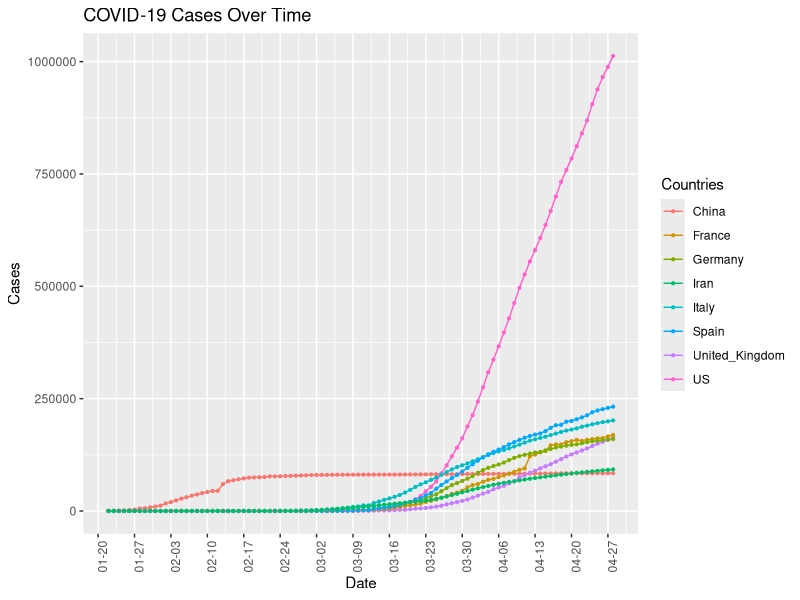
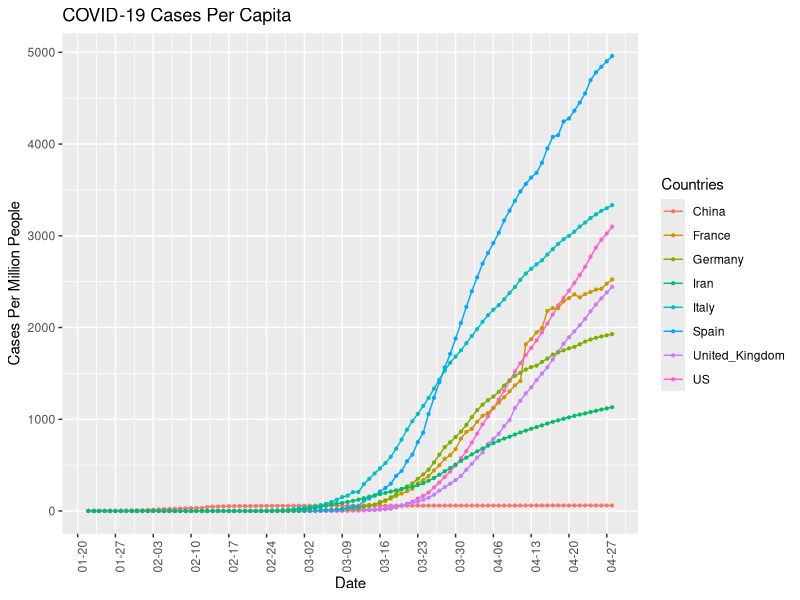
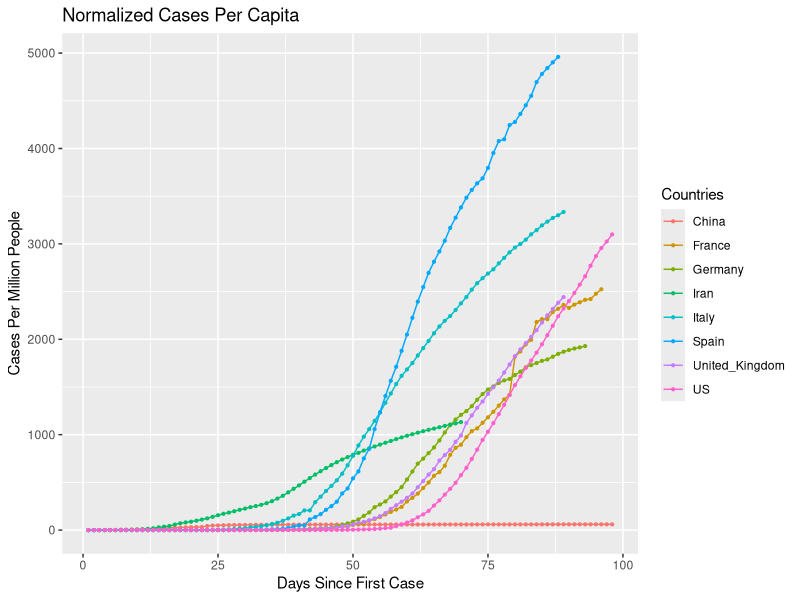

Write the R code that produced these figures, in order.
# read data into script
# key-countries-pivoted dataset
KeyCountriesData <- read.csv("key-countries-pivoted.csv", stringsAsFactors = F)
#required libraries
library(ggplot2)
library(tidyr)
library(scales)
library(dplyr)

#convert key countries data frme to long form
longformcases <- with(KeyCountriesData,
                data.frame(value = c(China, US, United_Kingdom, Italy, France, Germany, Spain, Iran),
                           variable = factor(rep(c("China", "US", "United_Kingdom", "Italy", "France", "Germany", "Spain", "Iran"),
                                                 each = NROW(KeyCountriesData))),
                           Date = Date))
# format date as date for plotting
longformcases$Date <-as.Date(longformcases$Date)
# plot total cases
pdf("Total_Cases.pdf")
Total_Cases <- ggplot(longformcases, aes(Date, value, colour = variable, group=variable))+
  geom_line()+
  geom_point(size=0.75)+
  labs(x= "Date", title= "COVID-19 Cases Over Time", y="Cases", colour= "Countries")+
  theme (axis.text.x= element_text(angle=90))+
  scale_x_date(date_breaks = "weeks", date_labels = "%m-%d")
print(Total_Cases)
dev.off()


# make data frame of national cases per capita
# data frame of national populations in millions
CountryPopulation <- data.frame(1392.73000,326.68750, 66.46034, 60.42176, 66.97711, 82.90578, 46.79654, 81.80027) 
colnames(CountryPopulation) <- c("China", "US", "United_Kingdom", "Italy", "France", "Germany", "Spain", "Iran")
rownames(CountryPopulation) <- ("population(millions)")
# normalize cases per country by population
KeyCountriesNoDate <- as.matrix(KeyCountriesData[,2:9]) #convert to matrix for sweep function
CountryPopulationMat <- as.matrix(CountryPopulation)
DataPerCapitaNoDate <- as.data.frame (sweep (KeyCountriesNoDate, 2, CountryPopulationMat, '/')) #use sweep to divide each value by national population
# attach date
Date <- KeyCountriesData$Date
KeyCountriesPerCapita <- cbind(Date, DataPerCapitaNoDate)
#convert per capita data to long form
longFormPerCap <- with(KeyCountriesPerCapita,
                data.frame(value = c(China, US, United_Kingdom, Italy, France, Germany, Spain, Iran),
                           variable = factor(rep(c("China", "US", "United_Kingdom", "Italy", "France", "Germany", "Spain", "Iran"),
                                                 each = NROW(KeyCountriesPerCapita))),
                           Date = Date))
# format date as date for plotting
longFormPerCap$Date <-as.Date(longFormPerCap$Date)
# plot cases per capita over time
pdf("Cases_Per_Cap.pdf")
Cases_Per_Cap <- ggplot(longFormPerCap, aes(Date, value, colour = variable, group=variable))+
  geom_line()+
  geom_point(size=0.75)+
  labs(x= "Date", title= "COVID-19 Cases Per Capita", y="Cases Per Million People", colour= "Countries")+
  theme (axis.text.x= element_text(angle=90))+
  scale_x_date(date_breaks = "weeks", date_labels = "%m-%d")
print(Cases_Per_Cap)
dev.off()

# delete longFormPerCapita rows with zeros
LongFormNoZed <- subset(longFormPerCap, value!=0, select= c(value, variable))
LongFormNoZed <- LongFormNoZed[order(LongFormNoZed$variable),] #alphabetize by country name for applying count
lengthcount <- summarise(group_by(LongFormNoZed, variable),length(variable)) #count number of nonzero values for each country
# pre-allocate count vector
DayNum <- rep(0, nrow(LongFormNoZed))
# write count sequences
for (ii in 1:nrow(lengthcount)) {
  if(DayNum[ii]!=0) {
    DayNum <- append(DayNum, (seq(1:lengthcount$`length(variable)`[ii])))
  } else {
    DayNum <- seq(1:lengthcount$`length(variable)`[ii])
  }
}
# bind count to non-zero dataframe
LongFormNoZed <- cbind(DayNum, LongFormNoZed)
# plot normalized per cap data
pdf("Norm_Cases_Per_Cap.pdf")
Norm_Cases_Per_Cap <- ggplot(LongFormNoZed, aes(DayNum, value, colour = variable, group=variable))+
  geom_line()+
  geom_point(size=0.75)+
  labs(x= "Days Since First Case", title= "Normalized Cases Per Capita", y="Cases Per Million People", colour= "Countries")
print(Norm_Cases_Per_Cap)
dev.off()
 
